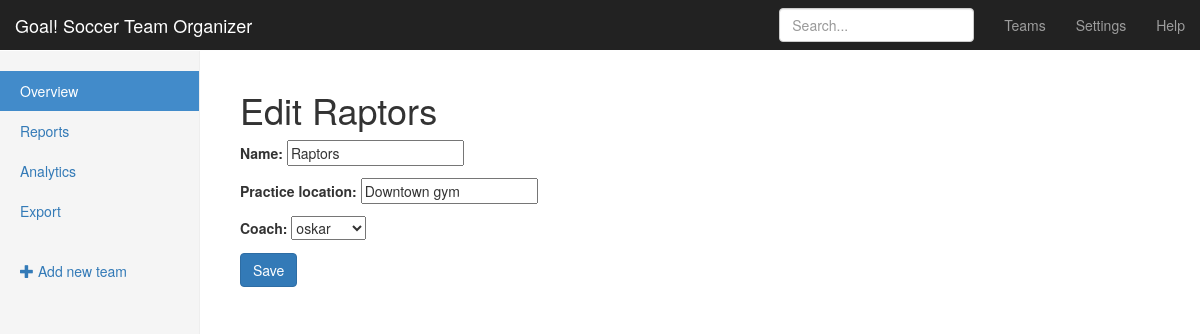
Page /teams/edit/2/ on the earlier database version.
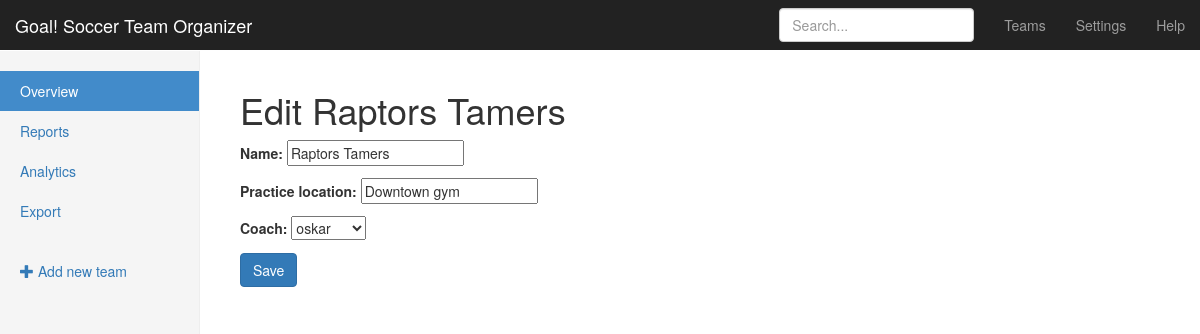
Same page on the later database version.
### teams/models.py (models this page shows, shortened)
class Team(models.Model):
    name = models.CharField(max_length=255)
    coach = models.ForeignKey(User, related_name='teams')
    practice_location = models.CharField(max_length=255)

### teams/views.py (the view)
# urls.py: url(r'^edit/(?P<pk>\d+)/$', views.TeamUpdateView.as_view(), name='update'),
class TeamUpdateView(UpdateView):
	fields = ('name', 'practice_location', 'coach')
	model = models.Team

### teams/templates/teams/team_form.html (shortened to what this page needs)
{% extends "teams/_layout.html" %}
{% block body_content %}
<h1>{% if not form.instance.pk %}Create team{% else %}Edit {{ form.instance.name  }}{% endif %}</h1>
<form method="POST">
	{{ form.as_p }}
	<input type="submit" class="btn btn-primary" value="Save">
</form>
{% endblock %}

Differences in the rows shown:
changed Team "Downtown gym": instance.name "Raptors" → "Raptors Tamers"; name "Raptors" → "Raptors Tamers"
